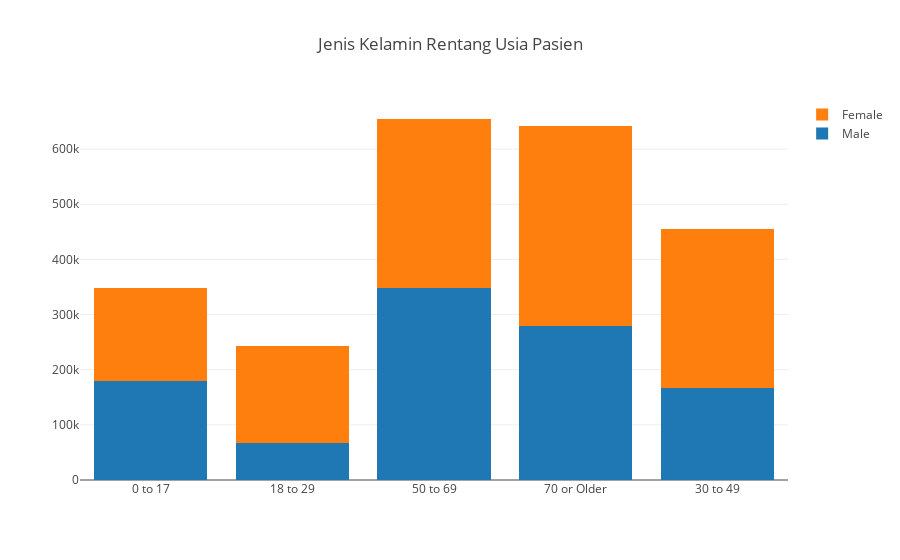

Write notebook code for a chart like this one.
### Code cell
trace1 = go.Bar(
    x=male['Age Group'],
    y=male['count'],
    name='Male'
)
trace2 = go.Bar(
    x=female['Age Group'],
    y=female['count'],
    name='Female'
)

data = [trace1, trace2]
layout = go.Layout(
    barmode='stack',
    title='Jenis Kelamin Rentang Usia Pasien'
)

fig = go.Figure(data=data, layout=layout)
iplot(fig, filename='sex-age-patient')

### Figure 1 — Plotly figure (JSON) as saved in the notebook; plotly's stock layout.template omitted (floating-point values rounded to 4 significant figures)
{"data": [{"name": "Male", "type": "bar", "uid": "54bb0b57-76bf-4099-b2c1-07a5f252cadd", "x": ["0 to 17", "18 to 29", "50 to 69", "70 or Older", "30 to 49"], "y": [180107, 67581, 348822, 278745, 166446]}, {"name": "Female", "type": "bar", "uid": "69e2e6f5-95ec-4cc0-8970-38046d5dc8e0", "x": ["0 to 17", "18 to 29", "50 to 69", "70 or Older", "30 to 49"], "y": [167496, 176062, 305698, 363936, 288479]}], "layout": {"barmode": "stack", "title": {"text": "Jenis Kelamin Rentang Usia Pasien"}}}
